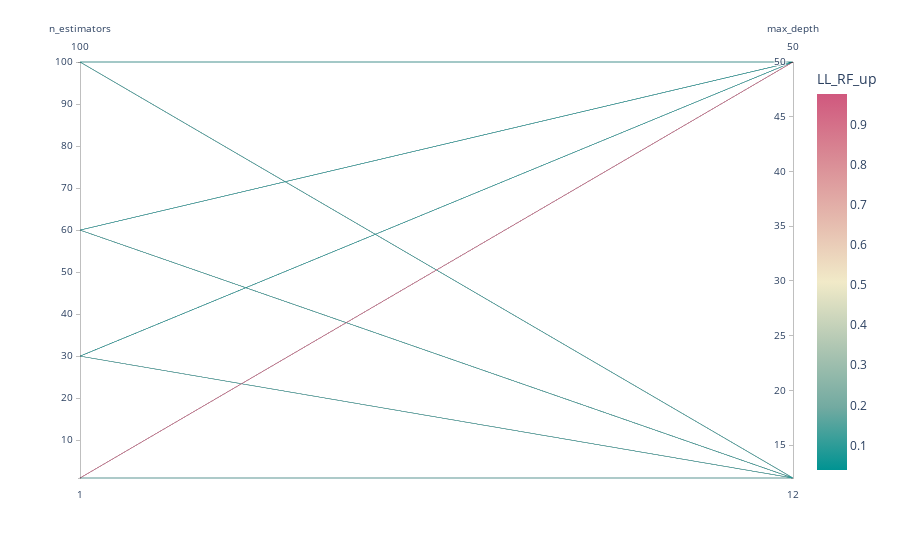

Notebook code cell kept with this figure:
### Code cell
fig = px.parallel_coordinates(ds, color='LL_RF_up',
                                dimensions=['n_estimators','max_depth', 'criterion'],
                                color_continuous_scale=px.colors.diverging.Tealrose)
fig.show()

### Figure 1 — Plotly figure (JSON) as saved in the notebook; plotly's stock layout.template omitted (floating-point values rounded to 4 significant figures)
{"data": [{"dimensions": [{"label": "n_estimators", "values": [1, 1, 1, 1, 1, 1, 1, 1, 1, 30, 30, 30, 30, 30, 30, 30, 30, 30, 60, 60, 60, 60, 60, 60, 60, 60, 60, 100, 100, 100, 100, 100, 100, 100, 100, 100]}, {"label": "max_depth", "values": [12.0, 12.0, 12.0, 50.0, 50.0, 50.0, NaN, NaN, NaN, 12.0, 12.0, 12.0, 50.0, 50.0, 50.0, NaN, NaN, NaN, 12.0, 12.0, 12.0, 50.0, 50.0, 50.0, NaN, NaN, NaN, 12.0, 12.0, 12.0, 50.0, 50.0, 50.0, NaN, NaN, NaN]}], "domain": {"x": [0, 1], "y": [0, 1]}, "line": {"color": [0.09662, 0.09664, 0.09518, 0.9756, 0.9489, 0.9447, 0.9646, 0.9461, 0.9541, 0.087, 0.08744, 0.08773, 0.041, 0.0409, 0.04097, 0.0413, 0.04094, 0.04109, 0.08685, 0.08745, 0.08764, 0.03933, 0.03924, 0.03922, 0.03943, 0.03925, 0.03919, 0.08695, 0.08742, 0.08747, 0.03904, 0.03885, 0.03883, 0.03901, 0.0388, 0.03885], "coloraxis": "coloraxis"}, "name": "", "type": "parcoords"}], "layout": {"coloraxis": {"colorbar": {"title": {"text": "LL_RF_up"}}, "colorscale": [[0, "rgb(0, 147, 146)"], [0.1667, "rgb(114, 170, 161)"], [0.3333, "rgb(177, 199, 179)"], [0.5, "rgb(241, 234, 200)"], [0.6667, "rgb(229, 185, 173)"], [0.8333, "rgb(217, 137, 148)"], [1, "rgb(208, 88, 126)"]]}, "legend": {"tracegroupgap": 0}, "margin": {"t": 60}}}
